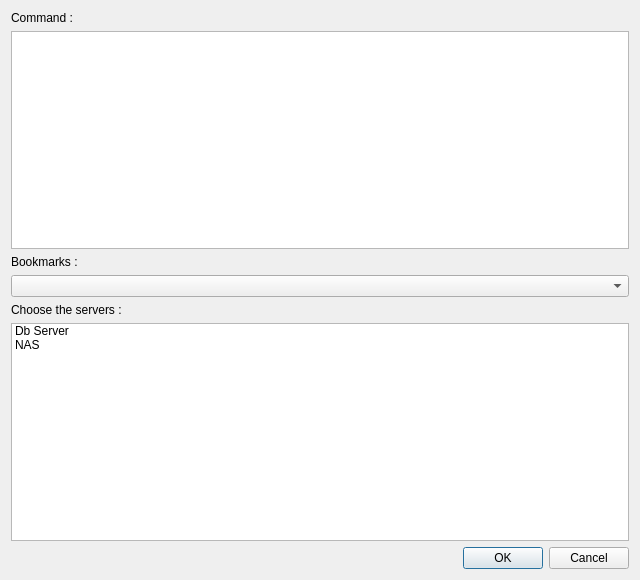
<?xml version="1.0" encoding="UTF-8"?>
<ui version="4.0">
 <class>SendCommandPool</class>
 <widget class="QDialog" name="SendCommandPool">
  <property name="windowModality">
   <enum>Qt::WindowModal</enum>
  </property>
  <property name="geometry">
   <rect>
    <x>0</x>
    <y>0</y>
    <width>640</width>
    <height>580</height>
   </rect>
  </property>
  <property name="windowTitle">
   <string>Send a command to servers</string>
  </property>
  <property name="windowIcon">
   <iconset resource="../../ressources/ressources.qrc">
    <normaloff>:/img/Bubble-32.png</normaloff>:/img/Bubble-32.png</iconset>
  </property>
  <layout class="QVBoxLayout" name="verticalLayout">
   <item>
    <widget class="QLabel" name="label">
     <property name="text">
      <string>Command :</string>
     </property>
    </widget>
   </item>
   <item>
    <widget class="QPlainTextEdit" name="pteCommand"/>
   </item>
   <item>
    <widget class="QLabel" name="label_3">
     <property name="text">
      <string>Bookmarks :</string>
     </property>
    </widget>
   </item>
   <item>
    <widget class="QComboBox" name="bookmarks">
     <property name="currentIndex">
      <number>-1</number>
     </property>
     <item>
      <property name="text">
       <string>ls -l</string>
      </property>
     </item>
     <item>
      <property name="text">
       <string>ps aux</string>
      </property>
     </item>
    </widget>
   </item>
   <item>
    <widget class="QLabel" name="label_2">
     <property name="text">
      <string>Choose the servers :</string>
     </property>
    </widget>
   </item>
   <item>
    <widget class="QListWidget" name="lwServers">
     <property name="selectionMode">
      <enum>QAbstractItemView::MultiSelection</enum>
     </property>
     <item>
      <property name="text">
       <string>Db Server</string>
      </property>
     </item>
     <item>
      <property name="text">
       <string>NAS</string>
      </property>
     </item>
    </widget>
   </item>
   <item>
    <widget class="QDialogButtonBox" name="buttonBox">
     <property name="orientation">
      <enum>Qt::Horizontal</enum>
     </property>
     <property name="standardButtons">
      <set>QDialogButtonBox::Cancel|QDialogButtonBox::Ok</set>
     </property>
    </widget>
   </item>
  </layout>
 </widget>
 <resources>
  <include location="../../ressources/ressources.qrc"/>
 </resources>
 <connections>
  <connection>
   <sender>buttonBox</sender>
   <signal>accepted()</signal>
   <receiver>SendCommandPool</receiver>
   <slot>accept()</slot>
   <hints>
    <hint type="sourcelabel">
     <x>248</x>
     <y>254</y>
    </hint>
    <hint type="destinationlabel">
     <x>157</x>
     <y>274</y>
    </hint>
   </hints>
  </connection>
  <connection>
   <sender>buttonBox</sender>
   <signal>rejected()</signal>
   <receiver>SendCommandPool</receiver>
   <slot>reject()</slot>
   <hints>
    <hint type="sourcelabel">
     <x>316</x>
     <y>260</y>
    </hint>
    <hint type="destinationlabel">
     <x>286</x>
     <y>274</y>
    </hint>
   </hints>
  </connection>
  <connection>
   <sender>bookmarks</sender>
   <signal>currentIndexChanged(QString)</signal>
   <receiver>pteCommand</receiver>
   <slot>setPlainText(QString)</slot>
   <hints>
    <hint type="sourcelabel">
     <x>319</x>
     <y>285</y>
    </hint>
    <hint type="destinationlabel">
     <x>319</x>
     <y>137</y>
    </hint>
   </hints>
  </connection>
 </connections>
</ui>
